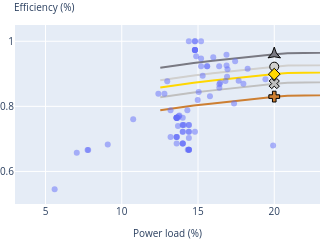

Write notebook code for a chart like this one.
### Markdown cell above
## Plot eff=f(load)

### Code cell
# ===============
# Plot the PSU conversion efficiency data
# ===============

df = load_src_data()

fig = go.Figure()

marker_opacity = 0.5
marker_size = 9
marker_border_size = 1
marker_line = dict(
    width=marker_border_size,
    color='black'
)

# Combine the data from both PSU
loads = df['load_PSU1'].tolist()
loads.append(df['load_PSU2'].tolist())
efficiencies = df['efficiency_PSU1'].tolist()
efficiencies.append(df['efficiency_PSU2'].tolist())


fig.add_trace(
    go.Scatter(
        x = df_pfe['load_%']/100,
        y = df_pfe['efficiency_%']/100 + 0.94 - eff_interp(0.20) + 0.02,
        mode='lines',
        name='Titanium',
        marker=dict(
            color='rgb(121, 121, 130)', 
        ),
        showlegend=False
    )
)
fig.add_trace(
    go.Scatter(
        x = [0.2],
        y = [0.96],
        mode='markers',
        name='Titanium',
        marker=dict(
            symbol=19, 
            line=marker_line,
            size=marker_size, 
            color='rgb(121, 121, 130)', 
            ),
        showlegend=False
    )
)
fig.add_trace(
    go.Scatter(
        x = df_pfe['load_%']/100,
        y = df_pfe['efficiency_%']/100,
        mode='lines',
        name='Platinum',
        marker=dict(
            color='rgb(209, 208, 206)', 
        ),
        showlegend=False
    )
)
fig.add_trace(
    go.Scatter(
        x = [0.2],
        y = [0.922],
        mode='markers',
        name='Platinum',
        marker=dict(symbol=0, 
            line=marker_line,size=marker_size, color='rgb(209, 208, 206)', ),
        showlegend=False
    )
)
fig.add_trace(
    go.Scatter(
        x = df_pfe['load_%']/100,
        y = df_pfe['efficiency_%']/100 + 0.92 - eff_interp(0.50),
        mode='lines',
        name='Gold',
        marker=dict(
            color='rgb(255, 215, 0)', 
        ),
        showlegend=False
    )
)
fig.add_trace(
    go.Scatter(
        x = [0.20],
        y = [0.899],
        mode='markers',
        name='Gold',
        marker=dict(symbol=2,
            line=marker_line, size=marker_size, color='rgb(255, 215, 0)', 
            ),
        showlegend=False
    )
)
fig.add_trace(
    go.Scatter(
        x = df_pfe['load_%']/100,
        y = df_pfe['efficiency_%']/100 + 0.89 - eff_interp(0.50),
        mode='lines',
        name='Silver',
        marker=dict(
            color='rgb(192, 192, 192)', 
        ),
        showlegend=False
    )
)
fig.add_trace(
    go.Scatter(
        x = [0.20],
        y = [0.87],
        mode='markers',
        name='Silver',
        marker=dict(symbol=4,
            line=marker_line, size=marker_size, color='rgb(192, 192, 192)', 
            ),
        showlegend=False
    )
)
fig.add_trace(
    go.Scatter(
        x = df_pfe['load_%']/100,
        y = df_pfe['efficiency_%']/100 + 0.85 - eff_interp(0.50),
        mode='lines',
        name='Bronze',
        marker=dict(
            color='rgb(205, 127, 50)', 
        ),
        showlegend=False
    )
)
fig.add_trace(
    go.Scatter(
        x = [0.20],
        y = [0.83],
        mode='markers',
        name='Bronze',
        marker=dict(symbol=3,
            line=marker_line, size=marker_size, color='rgb(205, 127, 50)', 
            ),
        showlegend=False
    )
)


fig.add_trace(
    go.Scatter(
        x = loads,
        y = efficiencies,
        mode='markers',
        marker=dict(
            opacity=marker_opacity,
        ),
        showlegend=False
    )
)


 # y axis title
ytitle = go.layout.Annotation(
        x=-0.01,
        y=1.15,
        xref="paper",
        yref="paper",
        text="Efficiency (%)",
        showarrow=False,
        xanchor='left'
    )

# Define the custom layout options
custom_layout = dict(
    xaxis=dict(
        title=dict(
            text='Power load (%)',
            font={'size':font_size_px}
        ),
        range=[0.03,0.23],
        tickmode = 'array',
        tickvals = [0.05, 0.1, 0.15, 0.2],
        ticktext = [5, 10, 15, 20]
    ),
    yaxis=dict(
        title=None,
        range=[0.50,1.05],
    ),
    legend=dict(
        orientation='v'
    ),
    width=0.3*landscapewidth_px,
    annotations=[ytitle],
    margin=dict(l=0, r=0, t=25, b=0),
)
# Combine with the defaults and apply
layout = default_layout.copy()
layout.update(custom_layout)
fig.update_layout(layout)


fig.show()
fig.write_image(out_path/'efficiency_all.pdf')

### Figure 1 — Plotly figure (JSON) as saved in the notebook; plotly's stock layout.template omitted (floating-point values rounded to 4 significant figures)
{"data": [{"marker": {"color": "rgb(121, 121, 130)"}, "mode": "lines", "name": "Titanium", "showlegend": false, "type": "scatter", "x": [0.1253, 0.1357, 0.1472, 0.1597, 0.1754, 0.19, 0.2004, 0.2088, 0.2338, 0.2589, 0.286, 0.3132, 0.3445, 0.3779, 0.4092, 0.4499, 0.4906, 0.5365, 0.5752, 0.6148, 0.6608, 0.7004, 0.7526, 0.8121, 0.8716, 0.9269, 1], "y": [0.9186, 0.9258, 0.9332, 0.9399, 0.9482, 0.9551, 0.9602, 0.9634, 0.9677, 0.9704, 0.9727, 0.9748, 0.9768, 0.9779, 0.9789, 0.98, 0.9807, 0.9809, 0.981, 0.9805, 0.9796, 0.9787, 0.9772, 0.9751, 0.9727, 0.9706, 0.9677]}, {"marker": {"color": "rgb(121, 121, 130)", "line": {"color": "black", "width": 1}, "size": 9, "symbol": 19}, "mode": "markers", "name": "Titanium", "showlegend": false, "type": "scatter", "x": [0.2], "y": [0.96]}, {"marker": {"color": "rgb(209, 208, 206)"}, "mode": "lines", "name": "Platinum", "showlegend": false, "type": "scatter", "x": [0.1253, 0.1357, 0.1472, 0.1597, 0.1754, 0.19, 0.2004, 0.2088, 0.2338, 0.2589, 0.286, 0.3132, 0.3445, 0.3779, 0.4092, 0.4499, 0.4906, 0.5365, 0.5752, 0.6148, 0.6608, 0.7004, 0.7526, 0.8121, 0.8716, 0.9269, 1], "y": [0.8804, 0.8876, 0.895, 0.9017, 0.91, 0.9169, 0.922, 0.9252, 0.9295, 0.9322, 0.9346, 0.9367, 0.9386, 0.9397, 0.9407, 0.9418, 0.9425, 0.9427, 0.9428, 0.9423, 0.9414, 0.9405, 0.939, 0.937, 0.9346, 0.9324, 0.9295]}, {"marker": {"color": "rgb(209, 208, 206)", "line": {"color": "black", "width": 1}, "size": 9, "symbol": 0}, "mode": "markers", "name": "Platinum", "showlegend": false, "type": "scatter", "x": [0.2], "y": [0.922]}, {"marker": {"color": "rgb(255, 215, 0)"}, "mode": "lines", "name": "Gold", "showlegend": false, "type": "scatter", "x": [0.1253, 0.1357, 0.1472, 0.1597, 0.1754, 0.19, 0.2004, 0.2088, 0.2338, 0.2589, 0.286, 0.3132, 0.3445, 0.3779, 0.4092, 0.4499, 0.4906, 0.5365, 0.5752, 0.6148, 0.6608, 0.7004, 0.7526, 0.8121, 0.8716, 0.9269, 1], "y": [0.8578, 0.865, 0.8725, 0.8791, 0.8874, 0.8944, 0.8994, 0.9026, 0.9069, 0.9096, 0.912, 0.9141, 0.9161, 0.9172, 0.9182, 0.9193, 0.92, 0.9202, 0.9203, 0.9198, 0.9189, 0.918, 0.9165, 0.9144, 0.912, 0.9098, 0.9069]}, {"marker": {"color": "rgb(255, 215, 0)", "line": {"color": "black", "width": 1}, "size": 9, "symbol": 2}, "mode": "markers", "name": "Gold", "showlegend": false, "type": "scatter", "x": [0.2], "y": [0.899]}, {"marker": {"color": "rgb(192, 192, 192)"}, "mode": "lines", "name": "Silver", "showlegend": false, "type": "scatter", "x": [0.1253, 0.1357, 0.1472, 0.1597, 0.1754, 0.19, 0.2004, 0.2088, 0.2338, 0.2589, 0.286, 0.3132, 0.3445, 0.3779, 0.4092, 0.4499, 0.4906, 0.5365, 0.5752, 0.6148, 0.6608, 0.7004, 0.7526, 0.8121, 0.8716, 0.9269, 1], "y": [0.8278, 0.835, 0.8425, 0.8491, 0.8574, 0.8644, 0.8694, 0.8726, 0.8769, 0.8796, 0.882, 0.8841, 0.8861, 0.8872, 0.8882, 0.8893, 0.89, 0.8902, 0.8903, 0.8898, 0.8889, 0.888, 0.8865, 0.8844, 0.882, 0.8798, 0.8769]}, {"marker": {"color": "rgb(192, 192, 192)", "line": {"color": "black", "width": 1}, "size": 9, "symbol": 4}, "mode": "markers", "name": "Silver", "showlegend": false, "type": "scatter", "x": [0.2], "y": [0.87]}, {"marker": {"color": "rgb(205, 127, 50)"}, "mode": "lines", "name": "Bronze", "showlegend": false, "type": "scatter", "x": [0.1253, 0.1357, 0.1472, 0.1597, 0.1754, 0.19, 0.2004, 0.2088, 0.2338, 0.2589, 0.286, 0.3132, 0.3445, 0.3779, 0.4092, 0.4499, 0.4906, 0.5365, 0.5752, 0.6148, 0.6608, 0.7004, 0.7526, 0.8121, 0.8716, 0.9269, 1], "y": [0.7878, 0.795, 0.8025, 0.8091, 0.8174, 0.8244, 0.8294, 0.8326, 0.8369, 0.8396, 0.842, 0.8441, 0.8461, 0.8472, 0.8482, 0.8493, 0.85, 0.8502, 0.8503, 0.8498, 0.8489, 0.848, 0.8465, 0.8444, 0.842, 0.8398, 0.8369]}, {"marker": {"color": "rgb(205, 127, 50)", "line": {"color": "black", "width": 1}, "size": 9, "symbol": 3}, "mode": "markers", "name": "Bronze", "showlegend": false, "type": "scatter", "x": [0.2], "y": [0.83]}, {"marker": {"opacity": 0.5}, "mode": "markers", "showlegend": false, "type": "scatter", "x": [0.1737, 0.1766, 0.1743, 0.1645, 0.1942, 0.1826, 0.1798, 0.1531, 0.1687, 0.1694, 0.136, 0.148, 0.156, 0.132, 0.1407, 0.124, 0.128, 0.136, 0.148, 0.136, 0.144, 0.14, 0.14, 0.144, 0.14, 0.144, 0.16, 0.152, 0.136, 0.144, 0.14, 0.132, 0.136, 0.148, 0.136, 0.136, 0.14, 0.144, 0.152, 0.148, 0.144, 0.136, 0.14, 0.1367, 0.14, 0.148, 0.14, 0.156, 0.148, 0.164, 0.136, 0.152, 0.136, 0.1433, 0.148, 0.14, 0.168, 0.144, 0.136, 0.156, 0.144, 0.144, 0.144, 0.144, 0.148, 0.2289, 0.2156, 0.2145, 0.2197, 0.2168, 0.2277, 0.2317, 0.2277, 0.2208, 0.2431, 0.2229, 0.2197, 0.2304, 0.2296, 0.231, 0.2021, 0.2116, 0.2168, 0.2382, 0.2125, 0.231, 0.078, 0.1075, 0.07759, 0.09082, 0.1505, 0.143, 0.1298, 0.1369, 0.1378, 0.1374, 0.1498, 0.1488, 0.169, 0.1639, 0.164, 0.1578, 0.1687, 0.1992, 0.06103, 0.056, 0.0705, [0.164, 0.1505, 0.1491, 0.1526, 0.1639, 0.1619, 0.1568, 0.1712, 0.1558, 0.1501, 0.144, 0.144, 0.152, 0.152, 0.148, 0.18, 0.168, 0.16, 0.148, 0.156, 0.156, 0.152, 0.1488, 0.1487, 0.1488, 0.148, 0.1312, 0.144, 0.156, 0.152, 0.156, 0.156, 0.148, 0.148, 0.152, 0.148, 0.152, 0.156, 0.14, 0.144, 0.148, 0.156, 0.144, 0.144, 0.148, 0.1593, 0.148, 0.164, 0.148, 0.176, 0.156, 0.148, 0.148, 0.152, 0.136, 0.156, 0.128, 0.144, 0.156, 0.14, 0.156, 0.148, 0.144, 0.144, 0.16, 0.2188, 0.2229, 0.2176, 0.2148, 0.2197, 0.2229, 0.2217, 0.2197, 0.2136, 0.237, 0.231, 0.2148, 0.235, 0.2055, 0.2289, 0.2273, 0.2116, 0.2289, 0.2157, 0.2343, 0.2269, 0.102, 0.086, 0.1015, 0.05659, 0.1245, 0.1232, 0.1232, 0.1232, 0.1214, 0.1168, 0.154, 0.1689, 0.1461, 0.151, 0.1404, 0.152, 0.1561, 0.1992, 0.06273, 0.07909, 0.091]], "y": [0.8088, 0.8785, 0.9387, 0.8728, 0.883, 0.9159, 0.8695, 0.8944, 0.9584, 0.9142, 0.7647, 0.973, 0.9231, 0.7059, 0.7429, 0.8387, 0.8387, 0.7059, 0.7222, 0.7059, 0.7222, 0.7429, 0.7222, 0.6667, 0.7222, 1, 0.9512, 0.9231, 0.7647, 0.7429, 0.6857, 0.7879, 0.7647, 1, 0.7647, 0.7647, 0.6857, 0.6667, 1, 0.973, 0.7222, 0.6857, 0.7647, 0.7647, 0.6857, 0.973, null, 0.9231, 0.973, 0.8571, 0.7647, 0.9474, 0.7059, 0.6667, 0.973, 0.7429, 0.878, null, 0.7647, null, 0.6667, 0.6667, 0.7429, 0.7027, 1, null, null, null, null, null, null, null, null, null, null, null, null, null, null, null, null, null, null, null, null, null, 0.6656, 0.7601, 0.6656, 0.6828, 0.8442, 0.7877, 0.8772, 0.7395, 0.7718, 0.7694, 0.8194, 0.9536, 0.8908, 0.9231, 0.8683, 0.8312, 0.9256, 0.6796, null, 0.5455, 0.6573, [0.8395, 0.9222, 0.8571, 0.7901, 0.8691, 0.919, 0.887, 0.9091, 0.8796, 0.9019, 0.6667, 0.7222, 0.9231, 1, 0.973, 0.8182, 0.8571, 0.9, 1, 1, 0.9231, 1, 0.9474, 0.9474, 1, 0.973, 0.8125, 0.6667, 0.9474, 0.9474, 1, 0.9231, 0.7222, 0.973, 1, 1, 0.9474, 0.9231, 0.7429, 0.6667, 1, 0.9231, 0.7222, 0.7222, 0.973, 0.9, null, 0.878, 0.973, 0.8, 0.975, 0.973, 0.973, 1, 0.7059, 0.878, 0.75, null, 0.975, null, 0.9231, 0.973, 0.7222, 0.7222, 0.975, null, null, null, null, null, null, null, null, null, null, null, null, null, null, null, null, null, null, null, null, null, 0.7292, 0.688, 0.7211, 0.7318, 0.8715, 0.7719, 0.7807, 0.709, 0.7511, 0.814, 0.907, 0.902, 0.905, 0.8944, 0.8754, 0.8663, 0.8122, 0.6937, null, 0.6457, 0.7173]]}], "layout": {"annotations": [{"showarrow": false, "text": "Efficiency (%)", "x": -0.01, "xanchor": "left", "xref": "paper", "y": 1.15, "yref": "paper"}], "font": {"size": 10}, "height": 200, "legend": {"orientation": "v"}, "margin": {"b": 0, "l": 0, "r": 0, "t": 25}, "title": {}, "width": 200.4, "xaxis": {"range": [0.03, 0.23], "tickmode": "array", "ticktext": [5, 10, 15, 20], "tickvals": [0.05, 0.1, 0.15, 0.2], "title": {"font": {"size": 10}, "text": "Power load (%)"}}, "yaxis": {"range": [0.5, 1.05], "title": {}}}}
